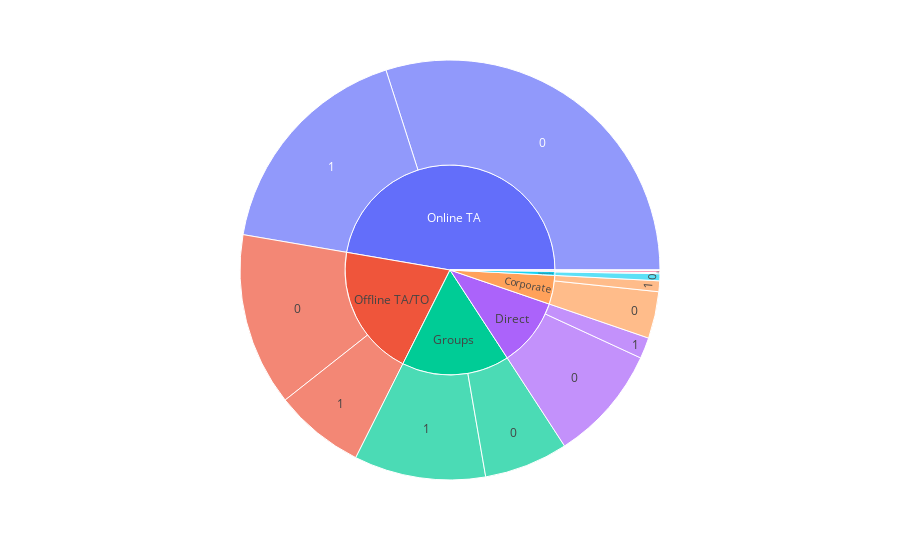

The notebook cell saved with this chart:
### Code cell
import plotly.express as px
fig = px.sunburst(data, path=['market_segment', 'is_canceled'])
fig.show()

### Figure 1 — Plotly figure (JSON) as saved in the notebook; plotly's stock layout.template omitted (floating-point values rounded to 4 significant figures)
{"data": [{"branchvalues": "total", "domain": {"x": [0, 1], "y": [0, 1]}, "hovertemplate": "labels=%{label}<br>count=%{value}<br>parent=%{parent}<br>id=%{id}<extra></extra>", "ids": ["Aviation/0", "Complementary/0", "Corporate/0", "Direct/0", "Groups/0", "Offline TA/TO/0", "Online TA/0", "Aviation/1", "Complementary/1", "Corporate/1", "Direct/1", "Groups/1", "Offline TA/TO/1", "Online TA/1", "Undefined/1", "Aviation", "Complementary", "Corporate", "Direct", "Groups", "Offline TA/TO", "Online TA", "Undefined"], "labels": ["0", "0", "0", "0", "0", "0", "0", "1", "1", "1", "1", "1", "1", "1", "1", "Aviation", "Complementary", "Corporate", "Direct", "Groups", "Offline TA/TO", "Online TA", "Undefined"], "name": "", "parents": ["Aviation", "Complementary", "Corporate", "Direct", "Groups", "Offline TA/TO", "Online TA", "Aviation", "Complementary", "Corporate", "Direct", "Groups", "Offline TA/TO", "Online TA", "Undefined", "", "", "", "", "", "", "", ""], "type": "sunburst", "values": [185, 646, 4303, 10672, 7714, 15908, 35738, 52, 97, 992, 1934, 12097, 8311, 20739, 2, 237, 743, 5295, 12606, 19811, 24219, 56477, 2]}], "layout": {"legend": {"tracegroupgap": 0}, "margin": {"t": 60}}}
